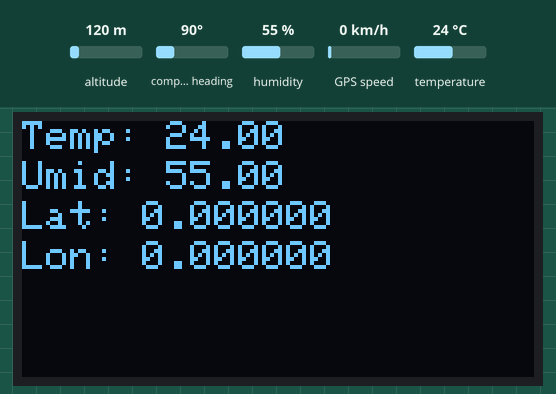
Simulated run of this sketch. Board: ESP32. Shown: 128×64 one-colour display. Inputs (shaded band) come from the test bench; at power-on: humidity 55 %, temperature 24 °C, altitude 120 m, compass heading 90°, GPS speed 0 km/h. The GPS gets a fix after 3 s at 37.7749, -122.4194 with 8 satellites; what the sketch prints to the serial monitor is not drawn.

Above: at 5.6 s.
5.7 s: humidity set to 22 %
At 10.9 s:
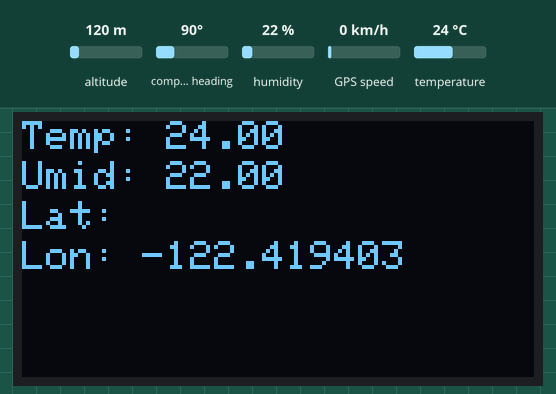
11.6 s: temperature set to 12 °C
At 16.3 s:
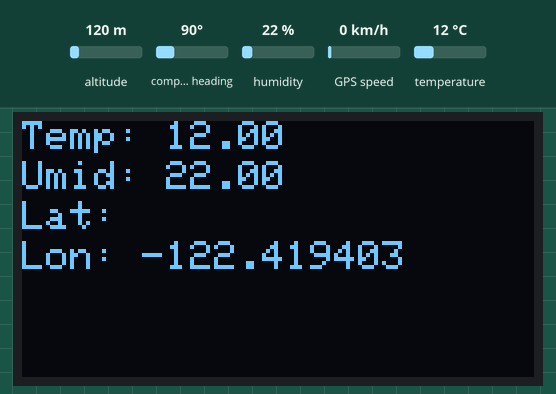
16.6 s: humidity set to 40 %
At 20.9 s:
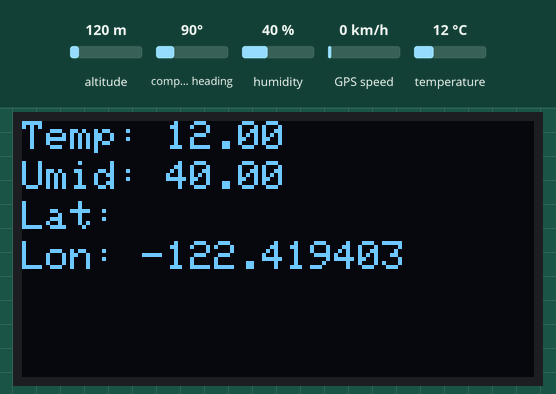
21.7 s: temperature set to 19 °C
Timing chart, 0 to 24.7 s (numbered marks = the images above; inputs shaded):
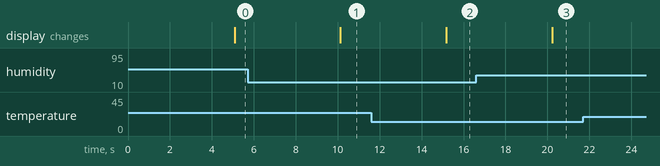

The sketch:

gps_e_dht.ino
```cpp
#include <DHT.h>
#include <Wire.h>
#include <Adafruit_GFX.h>
#include <Adafruit_SSD1306.h>
#include <SoftwareSerial.h>
#include <TinyGPS.h>

#define OLED_ADDR   0x3c
#define SCREEN_WIDTH    128
#define SCREEN_HEIGHT   64

#define DHTPIN    13
#define DHTTYPE DHT11

const int RX_PIN = 22; /* Ligar no TX do GPS */
const int TX_PIN = 23; /* Ligar no RX do GPS */
const int BAUD_RATE = 9600;

TinyGPS gps;
SoftwareSerial ss(RX_PIN, TX_PIN);

DHT dht(DHTPIN, DHTTYPE);
Adafruit_SSD1306 display(SCREEN_WIDTH, SCREEN_HEIGHT, &Wire, 16);

void setup()
{
  Serial.begin(115200);
  Wire.begin(4, 15);
  dht.begin();

  ss.begin(BAUD_RATE);

  if(display.begin(SSD1306_SWITCHCAPVCC, OLED_ADDR))
  {
      display.clearDisplay();
      display.setTextSize(1);
      display.setTextColor(WHITE);
  }
}

void loop()
{
  bool newData = false;
  unsigned long chars;
  unsigned short sentences, failed;
  float temperatura_lida = 0, umidade_lida = 0;
  float flat = 0, flon = 0;

  Serial.println("");

  for (unsigned long start = millis(); millis() - start < 1000;)
  {
    while (ss.available())
    {
      char c = ss.read();
      if (gps.encode(c)) // Did a new valid sentence come in?
        newData = true;
    }
  }

  if (newData)
  {
    unsigned long age;
    gps.f_get_position(&flat, &flon, &age);
    Serial.print("LAT=");
    Serial.print(flat == TinyGPS::GPS_INVALID_F_ANGLE ? 0.0 : flat, 6);
    Serial.print(" LON=");
    Serial.print(flon == TinyGPS::GPS_INVALID_F_ANGLE ? 0.0 : flon, 6);
    Serial.print(" SAT=");
    Serial.print(gps.satellites() == TinyGPS::GPS_INVALID_SATELLITES ? 0 : gps.satellites());
    Serial.print(" PREC=");
    Serial.println(gps.hdop() == TinyGPS::GPS_INVALID_HDOP ? 0 : gps.hdop());
  } else {
    gps.stats(&chars, &sentences, &failed);
    Serial.print(" CHARS=");
    Serial.print(chars);
    Serial.print(" SENTENCES=");
    Serial.print(sentences);
    Serial.print(" CSUM ERR=");
    Serial.println(failed);
    if (chars == 0)
      Serial.println("** No characters received from GPS: check wiring **");
  }

  delay(4000);

  temperatura_lida = dht.readTemperature(); /* Faz a leitura de temperatura do sensor */
  umidade_lida = dht.readHumidity(); /* Faz a leitura de umidade do sensor */

  if ( isnan(temperatura_lida) || isnan(umidade_lida) )
    Serial.println("Erro no DHT");
  else {
    Serial.print("Temp=");
    Serial.print(temperatura_lida);
    Serial.print("Umid=");
    Serial.println(umidade_lida);
  }

  display.clearDisplay();

  display.setCursor(0, 0);
  display.print("Temp: ");
  display.println(temperatura_lida);

  display.setCursor(0, 10);
  display.print("Umid: ");
  display.println(umidade_lida);

  char str_flat[11] = {0};
  char str_flon[11] = {0};
  sprintf(str_flat, "%.6f", flat);
  sprintf(str_flon, "%.6f", flon);

  display.setCursor(0, 20);
  display.print("Lat: ");
  display.println(str_flat);

  display.setCursor(0, 30);
  display.print("Lon: ");
  display.println(str_flon);

  display.display();
}
```

Measured:
- after the input at 5.7 s, the display: changes after 4.4 s (image 1)
- after the input at 11.6 s, the display: changes after 3.6 s (image 2)
- after the input at 16.6 s, the display: changes after 3.6 s (image 3)
